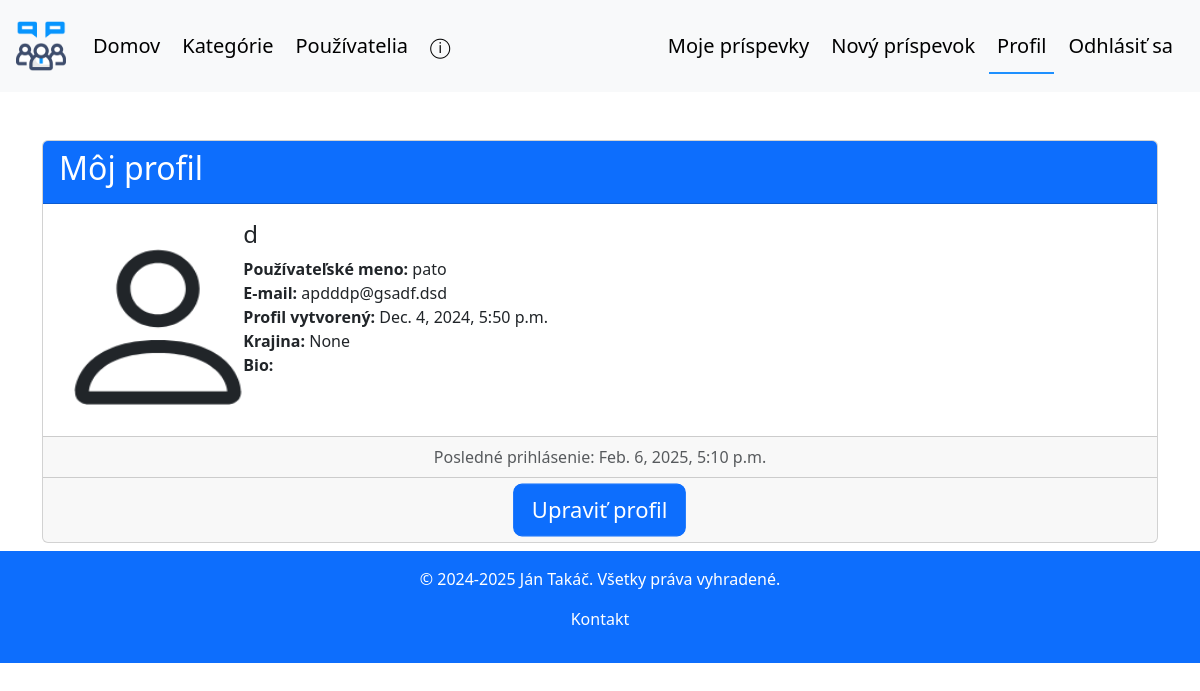
The app's page /profile/ (signed in) with its own data.
### forum/models.py (models this page shows, shortened)
class Profile(models.Model):
    user = models.OneToOneField(User, on_delete=models.CASCADE, related_name='profile')
    image = models.ImageField(default='pf_pics/default.png', upload_to='pf_pics', null=False, blank=True)
    country = models.CharField(max_length=50, null=True, blank=True)
    bio = models.TextField(max_length=150, null=True, blank=True)

### forum/views.py (the view)
# urls.py: path('profile/', views.profile_view, name='profile'),
@login_required
def profile_view(request):
    profile = request.user.profile
    return render(request, 'forum/profile.html', {'profile': profile})

### forum/templates/forum/profile.html (shortened to what this page needs)
{% extends 'forum/base.html' %}
{% block profile_active %}active{% endblock %}
{% block content %}
<div class="container mt-5">
    <div class="card mb-2">
        <div class="card-header bg-primary text-white">
            <h2>Môj profil</h2>
        </div>
        <div class="card-body">
            <div class="row">
                <div class="col-md-2">
                    <img src="{{ profile.image.url }}" width="200" height="200" alt="pf_picture">
                </div>
                <div class="col-md-8">
                    <h4 class="card-title">{{ profile.user.first_name }}  {{ profile.user.last_name }}</h4>
                    <p class="card-text">
                        <strong>Používateľské meno:</strong> {{ profile.user.username }}<br>
                        <strong>E-mail:</strong> {{ profile.user.email }}<br>
                        <strong>Profil vytvorený: </strong> {{ profile.user.date_joined }}<br>
                        <strong>Krajina: </strong> {{ profile.country }}<br>
                        <strong>Bio: </strong> {{ profile.bio }}
                    </p>
                </div>
            </div>
        </div>
        <div class="card-footer text-muted text-center">
            Posledné prihlásenie: {{ profile.user.last_login }}
        </div>
        <div class="card-footer text-center">
            <a class="btn btn-primary btn-lg" href="{% url 'forum:profile_edit' %}" type="button">Upraviť profil</a>
        </div>
    </div>
</div>
{% endblock %}

### forum/static/forum/style.css (style rules this page uses)
.container-fluid .btn:hover, .container .btn { transform: scale(1.1); transition: transform 0.4s ease; }
.card { transition: transform 0.4s ease, box-shadow 0.4s ease; }

### records on screen
Profile: image (placeholder picture), user.first_name "d", user.username "pato", user.email "apdddp@gsadf.dsd", user.date_joined "Dec. 4, 2024, 5:50 p.m.", country "None", user.last_login "Feb. 6, 2025, 5:10 p.m."
